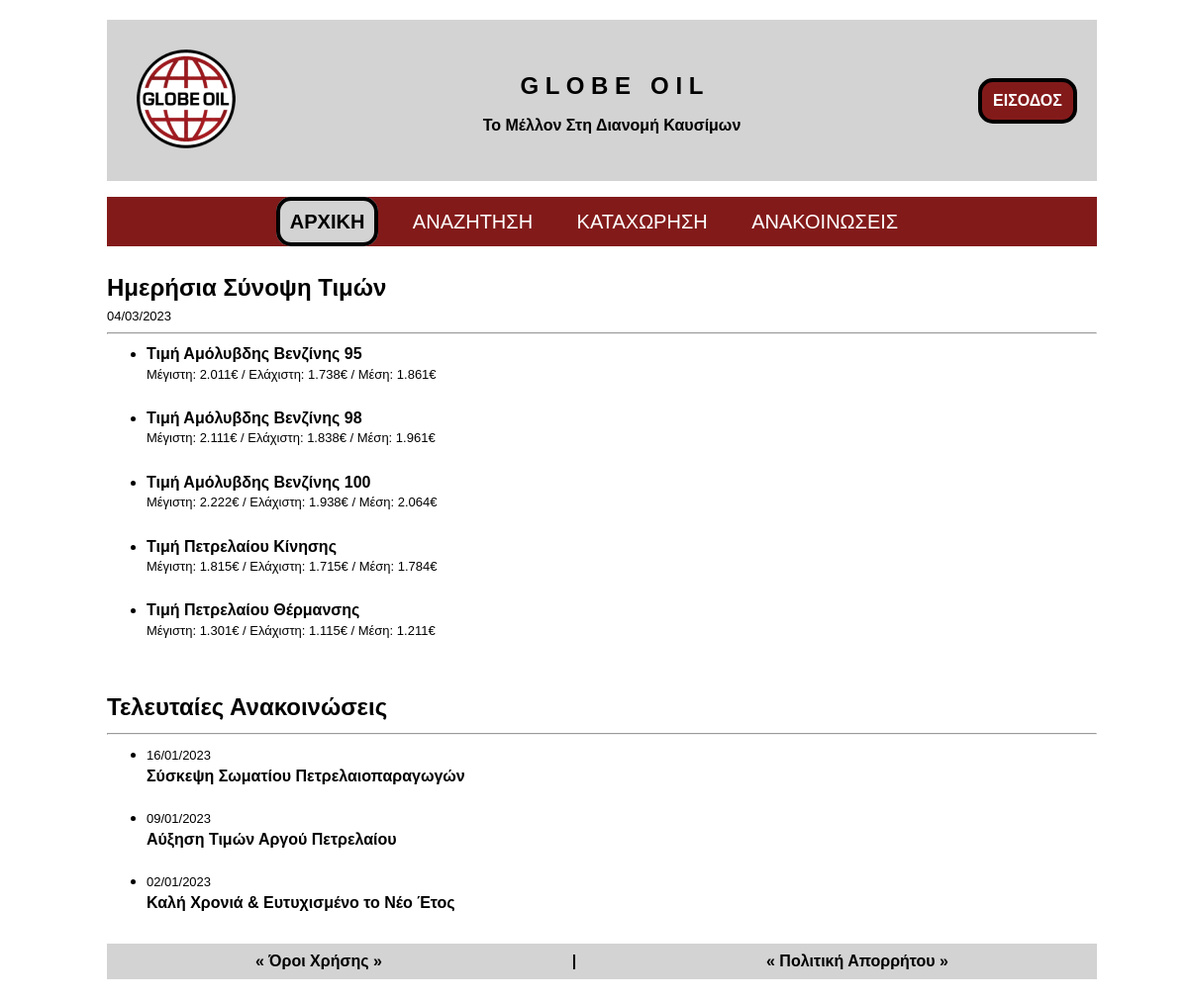
The page / on the database its author committed.
### tables this page shows
CREATE TABLE `announcements` (
  `AnnouncementID` int(11) NOT NULL,
  `RegistrationDate` date NOT NULL,
  `Title` text NOT NULL,
  `Text` text NOT NULL
);

### index.php (the view, shortened to what this page needs)
<!DOCTYPE html>
<html lang="gr">
<head>
    <link rel="stylesheet" href="css/styles.css">
</head>
<body>
    <div class="wrapper">
        <header>
            <section class="upper_section">
                <div class="logo">
                    <a href="index.php"> <img src="Photos/GlobeOilLogoM.png" alt="Logo"> </a>
                </div>
                <div class="moto">
                    <h1> G L O B E&nbsp;&nbsp;&nbsp;O I L  </h1>
                    <h2> Το Μέλλον Στη Διανομή Καυσίμων </h2>
                </div>
                <div class="login_button">
                    <a href="login.php" target="_self" title="Login Page"> <button class="login"> ΕΙΣΟΔΟΣ </button> </a>
                </div>
            </section>
            <section class="lower_section">
                <nav>
                    <ul>
                        <li> <a href="index.php" class="current"> AΡΧΙΚΗ </a> </li>
                        <li> <a href="search.php"> ΑΝΑΖΗΤΗΣΗ </a> </li>
                        <li> <a href="offer.php"> ΚΑΤΑΧΩΡΗΣΗ </a> </li>
                        <li> <a href="announce.php"> ΑΝΑΚΟΙΝΩΣΕΙΣ </a> </li>
                    </ul>
                </nav>
            </section>
        </header>
        <?php
        $conn = mysqli_connect("localhost", "root", "password");
        $sql_max95 = "SELECT MAX(Price) AS max_value FROM offers WHERE FuelID = 1";
        $sql_max98 = "SELECT MAX(Price) AS max_value FROM offers WHERE FuelID = 2";
        $sql_max100 = "SELECT MAX(Price) AS max_value FROM offers WHERE FuelID = 3";
        $sql_maxDiesel = "SELECT MAX(Price) AS max_value FROM offers WHERE FuelID = 4";
        $sql_maxThermal = "SELECT MAX(Price) AS max_value FROM offers WHERE FuelID = 5";
        $sql_avg95 = "SELECT AVG(Price) AS avg_value FROM offers WHERE FuelID = 1";
        $sql_avg98 = "SELECT AVG(Price) AS avg_value FROM offers WHERE FuelID = 2";
        $sql_avg100 = "SELECT AVG(Price) AS avg_value FROM offers WHERE FuelID = 3";
        $sql_avgDiesel = "SELECT AVG(Price) AS avg_value FROM offers WHERE FuelID = 4";
        $sql_avgThermal = "SELECT AVG(Price) AS avg_value FROM offers WHERE FuelID = 5";
        $sql_min95 = "SELECT MIN(Price) AS min_value FROM offers WHERE FuelID = 1";
        $sql_min98 = "SELECT MIN(Price) AS min_value FROM offers WHERE FuelID = 2";
        $sql_min100 = "SELECT MIN(Price) AS min_value FROM offers WHERE FuelID = 3";
        $sql_minDiesel = "SELECT MIN(Price) AS min_value FROM offers WHERE FuelID = 4";
        $sql_minThermal = "SELECT MIN(Price) AS min_value FROM offers WHERE FuelID = 5";
        $result_max95 = mysqli_query($conn, $sql_max95);
        $result_max98 = mysqli_query($conn, $sql_max98);
        $result_max100 = mysqli_query($conn, $sql_max100);
        $result_maxDiesel = mysqli_query($conn, $sql_maxDiesel);
        $result_maxThermal = mysqli_query($conn, $sql_maxThermal);
        $result_avg95 = mysqli_query($conn, $sql_avg95);
        $result_avg98 = mysqli_query($conn, $sql_avg98);
        $result_avg100 = mysqli_query($conn, $sql_avg100);
        $result_avgDiesel = mysqli_query($conn, $sql_avgDiesel);
        $result_avgThermal = mysqli_query($conn, $sql_avgThermal);
        $result_min95 = mysqli_query($conn, $sql_min95);
        $result_min98 = mysqli_query($conn, $sql_min98);
        $result_min100 = mysqli_query($conn, $sql_min100);
        $result_minDiesel = mysqli_query($conn, $sql_minDiesel);
        $result_minThermal = mysqli_query($conn, $sql_minThermal);
        $row_max95 = mysqli_fetch_assoc($result_max95);
        $max_value_95 = $row_max95['max_value'];
        $row_max98 = mysqli_fetch_assoc($result_max98);
        $max_value_98 = $row_max98['max_value'];
        $row_max100 = mysqli_fetch_assoc($result_max100);
        $max_value_100 = $row_max100['max_value'];
        $row_maxDiesel = mysqli_fetch_assoc($result_maxDiesel);
        $max_value_Diesel = $row_maxDiesel['max_value'];
        $row_maxThermal = mysqli_fetch_assoc($result_maxThermal);
        $max_value_Thermal = $row_maxThermal['max_value'];
        $row_avg95 = mysqli_fetch_assoc($result_avg95);
        $avg_value_95 = $row_avg95['avg_value'];
        $avg_formatted_95 = number_format($avg_value_95, 3);
        $row_avg98 = mysqli_fetch_assoc($result_avg98);
        $avg_value_98 = $row_avg98['avg_value'];
        $avg_formatted_98 = number_format($avg_value_98, 3);
        $row_avg100 = mysqli_fetch_assoc($result_avg100);
        $avg_value_100 = $row_avg100['avg_value'];
        $avg_formatted_100 = number_format($avg_value_100, 3);
        $row_avgDiesel = mysqli_fetch_assoc($result_avgDiesel);
        $avg_value_Diesel = $row_avgDiesel['avg_value'];
        $avg_formatted_Diesel = number_format($avg_value_Diesel, 3);
        $row_avgThermal = mysqli_fetch_assoc($result_avgThermal);
        $avg_value_Thermal = $row_avgThermal['avg_value'];
        $avg_formatted_Thermal = number_format($avg_value_Thermal, 3);
        $row_min95 = mysqli_fetch_assoc($result_min95);
        $min_value_95 = $row_min95['min_value'];
        $row_min98 = mysqli_fetch_assoc($result_min98);
        $min_value_98 = $row_min98['min_value'];
        $row_min100 = mysqli_fetch_assoc($result_min100);
        $min_value_100 = $row_min100['min_value'];
        $row_minDiesel = mysqli_fetch_assoc($result_minDiesel);
        $min_value_Diesel = $row_minDiesel['min_value'];
        $row_minThermal = mysqli_fetch_assoc($result_minThermal);
        $min_value_Thermal = $row_minThermal['min_value'];
        ?>
        <section class="prices">
            <h1>Ημερήσια Σύνοψη Τιμών</h1>
            <h3><?php echo date('d/m/Y'); ?></h3>
            <hr>
            <div>
            <ul class="unleaded95">
                    <li><h2>Τιμή Αμόλυβδης Βενζίνης 95</h2></li>
                    <h3>Μέγιστη: <?php echo "$max_value_95" ?>€ / Ελάχιστη: <?php echo "$min_value_95" ?>€ / Μέση: <?php echo "$avg_formatted_95" ?>€</h3></br>
                </ul>
                <ul class="unleaded98">
                    <li><h2>Τιμή Αμόλυβδης Βενζίνης 98</h2></li>
                    <h3>Μέγιστη: <?php echo "$max_value_98" ?>€ / Ελάχιστη: <?php echo "$min_value_98" ?>€ / Μέση: <?php echo "$avg_formatted_98" ?>€</h3></br>
                </ul>
                <ul class="unleaded100">
                    <li><h2>Τιμή Αμόλυβδης Βενζίνης 100</h2></li>
                    <h3>Μέγιστη: <?php echo "$max_value_100" ?>€ / Ελάχιστη: <?php echo "$min_value_100" ?>€ / Μέση: <?php echo "$avg_formatted_100" ?>€</h3></br>
                </ul>
                <ul class="diesel">
                    <li><h2>Τιμή Πετρελαίου Κίνησης</h2></li>
                    <h3>Μέγιστη: <?php echo "$max_value_Diesel" ?>€ / Ελάχιστη: <?php echo "$min_value_Diesel" ?>€ / Μέση: <?php echo "$avg_formatted_Diesel" ?>€</h3></br>
                </ul>
                <ul class="thermal">
                    <li><h2>Τιμή Πετρελαίου Θέρμανσης</h2></li>
                    <h3>Μέγιστη: <?php echo "$max_value_Thermal" ?>€ / Ελάχιστη: <?php echo "$min_value_Thermal" ?>€ / Μέση: <?php echo "$avg_formatted_Thermal" ?>€</h3>
                </ul>
            </div>
        </section>
        <br><br>
        <section class="announcements">
        <h1>Τελευταίες Ανακοινώσεις</h1>
        <hr>
        <?php
            $sql_announce = "SELECT * FROM announcements ORDER BY RegistrationDate DESC LIMIT 3";
            $result_announce = mysqli_query($conn, $sql_announce);
            if (mysqli_num_rows($result_announce) == 0) {
                echo "Δεν βρέθηκαν ανακοινώσεις!";
            } else {
                echo '<ul>';
                while ($row = mysqli_fetch_assoc($result_announce)) {
                    $date = date('d/m/Y', strtotime($row['RegistrationDate']));
                    $title = htmlspecialchars($row['Title'], ENT_QUOTES);
                    $id = $row['AnnouncementID'];
                    echo "<li><h3>$date</h3></li>";
                    echo "<a href='announce.php#$id'><h2>$title</h2></a></br>";
                }
            }
        ?>
        </section>
        <footer>
            <span class="left-text"><a href="Pdf\Oroi.pdf" target="_blank"> « Όροι Χρήσης »</a></span>
            <span class="separator">|</span>
            <span class="right-text"><a href="Pdf\Policy.pdf" target="_blank">« Πολιτική Απορρήτου »</a></span>
        </footer>
    </div>
</body>
</html>

### Css/styles.css (style rules this page uses)
header { width: 100%; display: inline-block; align-items: center; }
.upper_section { display: flex; background-color: lightgray; align-items: center; text-align: center; justify-content: space-between; }
.logo { width: 100px; text-align: center; padding: 10px; margin: 20px; }
.login { width: 100px; text-align: center; text-decoration: none; font-size: 16px; font-weight: bold; color: white; border: 4px solid black; border-radius: 15px; padding: 10px; background-color: rgb(131, 26, 26); margin: 20px; }
.lower_section { flex-grow: 1; text-align: center; background-color: rgb(131, 26, 26); }
nav>ul { padding: 15px; list-style-type: none; }
nav>ul>li { display: inline-block; }
nav>ul>li>a { margin-right: 20px; padding: 10px; font-size: 20px; color: white; text-decoration: none; }
nav>ul>li>a.current { color: black; border: 4px solid black; border-radius: 15px; font-weight: bolder; background-color: lightgray; }
footer { width: 100%; display: flex; justify-content: space-between; background-color: lightgray; font-size: 16px; font-weight: bold; }
.left-text { padding-left: 150px; padding-top: 10px; padding-bottom: 10px; }
.separator { padding-top: 10px; padding-bottom: 10px; }
.right-text { padding-right: 150px; padding-top: 10px; padding-bottom: 10px; }
body { width: 100%; background-color: white; font-family: "Trebuchet MS", "Lucida Grande", "Lucida Sans Unicode", "Lucida Sans", sans-serif; line-height: 1; }
.wrapper { max-width: 1000px; background-color: white; margin: 20px auto 20px auto; }
a { text-decoration: none; color: black; }
.prices, .announcements { line-height: 0.5; }
h1 { color: black; }
h2 { font-weight: bold; font-size: medium; color: black; text-decoration: none; }
h3 { font-weight: normal; font-size: small; color: black; }

### rows shown on the page
announcements: RegistrationDate "16/01/2023", Title "Σύσκεψη Σωματίου Πετρελαιοπαραγωγών"
announcements: RegistrationDate "09/01/2023", Title "Αύξηση Τιμών Αργού Πετρελαίου"
announcements: RegistrationDate "02/01/2023", Title "Καλή Χρονιά & Ευτυχισμένο το Νέο Έτος"

### other values the page prints
$max_value_95 "2.011"
$min_value_95 "1.738"
$avg_formatted_95 "1.861"
$max_value_98 "2.111"
$min_value_98 "1.838"
$avg_formatted_98 "1.961"
$max_value_100 "2.222"
$min_value_100 "1.938"
$avg_formatted_100 "2.064"
$max_value_Diesel "1.815"
$min_value_Diesel "1.715"
$avg_formatted_Diesel "1.784"
$max_value_Thermal "1.301"
$min_value_Thermal "1.115"
$avg_formatted_Thermal "1.211"
